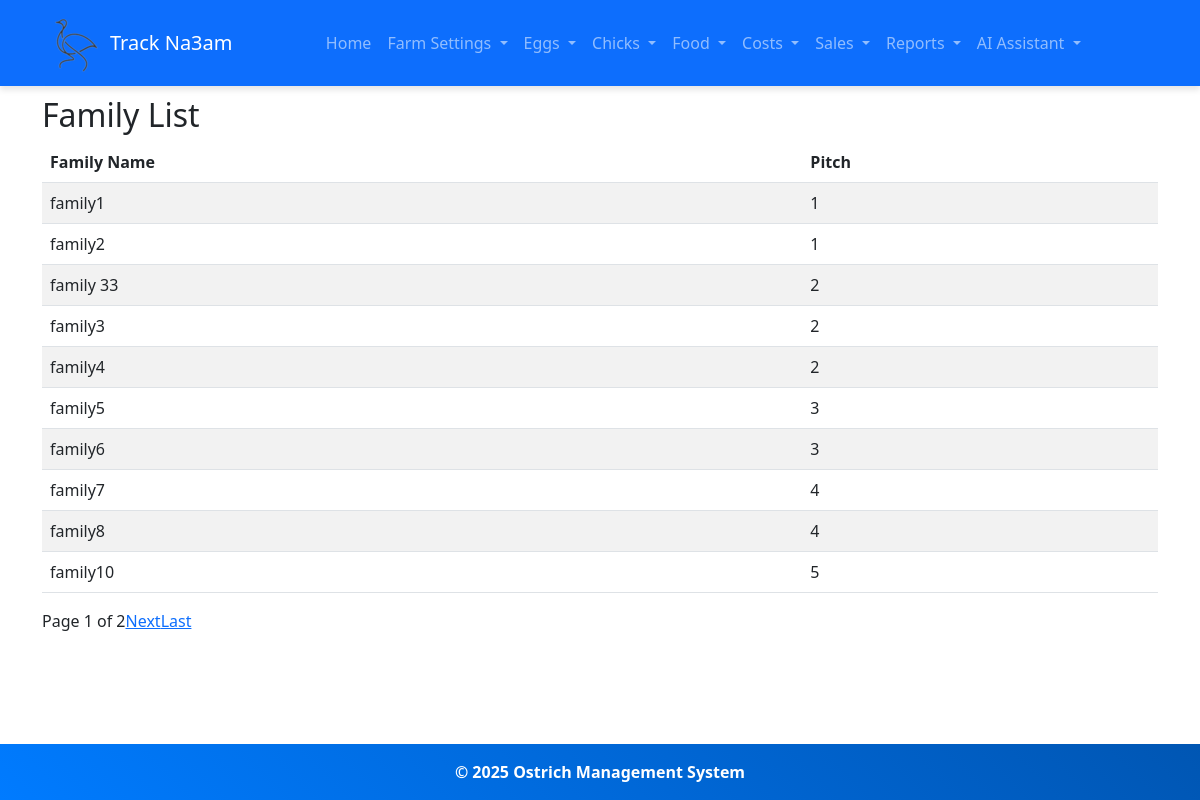
Page /farm_settings/families/ on the committed database.
### ostrich/models.py (models this page shows, shortened)
class Family(models.Model):
    Family_name = models.CharField(max_length=100, null=True)
    pitch = models.ForeignKey(Pitch, on_delete=models.CASCADE, related_name='families')

class Pitch(models.Model):
    pitch_number = models.IntegerField(unique=True)

### ostrich/views.py (the view)
# urls.py: path('farm_settings/families/', views.family_list, name='family_list'),
def family_list(request):
    families = Family.objects.all().order_by('pitch__pitch_number', 'Family_name')
    paginator = Paginator(families, 10)  # Show 10 families per page
    page_number = request.GET.get('page')
    page_families = paginator.get_page(page_number)
    return render(request, 'farm_settings/family_list.html', {'families': page_families})

### templates/farm_settings/family_list.html (shortened to what this page needs)
{% extends 'base.html' %}
{% block content %}
<h2>Family List</h2>
<table class="table table-striped">
    <thead>
        <tr>
            <th>Family Name</th>
            <th>Pitch</th>
        </tr>
    </thead>
    <tbody>
        {% for family in families %}
        <tr>
            <td>{{ family.Family_name }}</td>
            <td>{{ family.pitch.pitch_number }}</td>
        </tr>
        {% empty %}
        <tr>
            <td colspan="2" class="text-center">No families found.</td>
        </tr>
        {% endfor %}
    </tbody>
</table>
<div class="pagination">
    <span>Page {{ families.number }} of {{ families.paginator.num_pages }}</span>
    {% if families.has_next %}
        <a href="?page={{ families.next_page_number }}">Next</a>
        <a href="?page={{ families.paginator.num_pages }}">Last</a>
    {% endif %}
</div>
{% endblock %}

### rows in the picture
Family: Family_name "family1", pitch.pitch_number "1"
Family: Family_name "family2", pitch.pitch_number "1"
Family: Family_name "family 33", pitch.pitch_number "2"
Family: Family_name "family3", pitch.pitch_number "2"
Family: Family_name "family4", pitch.pitch_number "2"
Family: Family_name "family5", pitch.pitch_number "3"
Family: Family_name "family6", pitch.pitch_number "3"
Family: Family_name "family7", pitch.pitch_number "4"
Family: Family_name "family8", pitch.pitch_number "4"
Family: Family_name "family10", pitch.pitch_number "5"

### other values in the picture
{{ families.number }} "1"
{{ families.paginator.num_pages }} "2"
